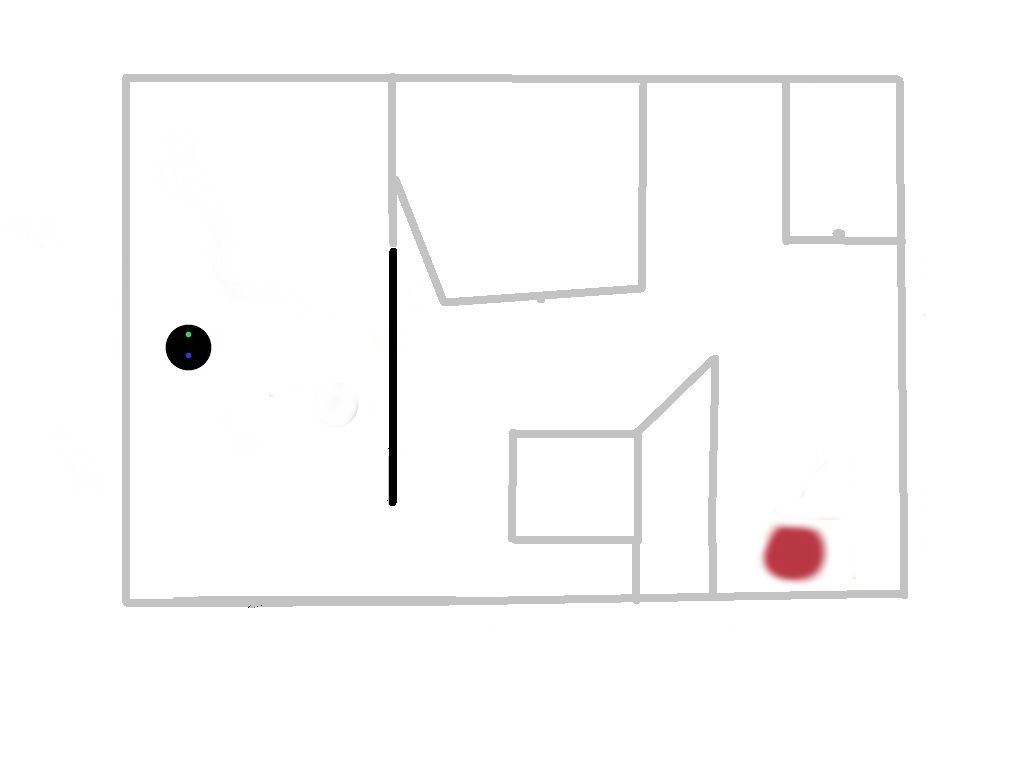
#> input picture Finder1.jpg, 1024 x 768 px, given in place of the camera
$ python bf2.py   (Python 2 division)
#> lines starting #> are read from the running program, lines starting #| are printed output that depends on the picture; after the words box and inside, x2 and y2 are one past the last pixel; in counts of white or black regions, pixels touching at a corner belong together
import numpy as np
import cv2

cap = cv2.VideoCapture(0)

params = cv2.SimpleBlobDetector_Params()

params.minThreshold = 10;
params.maxThreshold = 200;
# Set up the detector with default parameters.
detector = cv2.SimpleBlobDetector_create()
greenLower = (29, 86, 6)
greenUpper = (64, 255, 255)

blue_lower= (100,150,0)
blue_upper=(140,255,255)


cv2.waitKey(0)
while(True):
    # Capture frame-by-frame
    ret, frame = cap.read()
#> frame is the input picture: shape (768, 1024, 3); mean B, G, R 250.4, 250.3, 250.8


    # Our operations on the frame come here
    #gray = cv2.cvtColor(frame, cv2.COLOR_BGR2GRAY)

    blurred = cv2.GaussianBlur(frame, (11, 11), 0)
    hsv = cv2.cvtColor(frame, cv2.COLOR_BGR2HSV)
#> hsv: shape (768, 1024, 3); mean H, S, V 1.2, 0.8, 250.8
    #hsv = cv2.cvtColor(frame, cv2.COLOR_BGR2HSV)
    mask = cv2.inRange(hsv, greenLower, greenUpper)
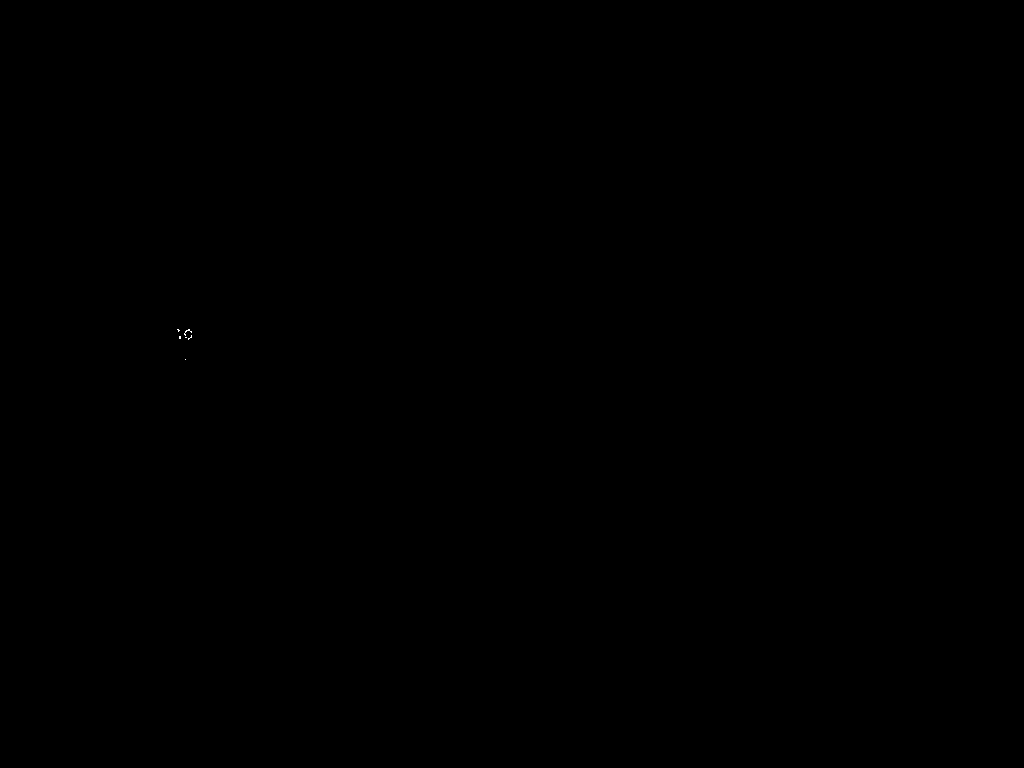
#> mask: shape (768, 1024); 0% white in thin lines or dots, all inside (x1, y1, x2, y2) = (177, 329, 192, 360)
    mask = cv2.erode(mask, None, iterations=2)
#> mask: shape (768, 1024); every value is 0
    mask = cv2.dilate(mask, None, iterations=2)

    mask_blue = cv2.inRange(hsv, blue_lower, blue_upper)
#> mask_blue: shape (768, 1024); 0.03% white; 10 white regions (9 under 20 px), largest, box (x1, y1, x2, y2) and area: (181, 348, 200, 365) 179
    mask_blue = cv2.erode(mask_blue, None, iterations=2)
#> mask_blue: shape (768, 1024); 0% white; 3 white regions (2 under 20 px), largest, box (x1, y1, x2, y2) and area: (193, 354, 198, 358) 20
    mask_blue = cv2.dilate(mask_blue, None, iterations=2)
#> mask_blue: shape (768, 1024); 0.02% white; 1 white region


    # find contours in the mask and initialize the current
	# (x, y) center of the ball
    cnts = cv2.findContours(mask.copy(), cv2.RETR_EXTERNAL,
    	cv2.CHAIN_APPROX_SIMPLE)[-2]
#> cnts = []
    center = None

    cnts_blue = cv2.findContours(mask_blue.copy(), cv2.RETR_EXTERNAL,
    	cv2.CHAIN_APPROX_SIMPLE)[-2]
#> cnts_blue = 1 contour; box (x1, y1, x2, y2) and area: (185, 352, 200, 364) 108
    center = None
    # [7 lines of commented-out code are left out]
    keypoints = detector.detect(mask)
#> keypoints = ()
    #contours, hierarchy = cv2.findContours(blur,cv2.RETR_TREE,cv2.CHAIN_APPROX_SIMPLE)
    x_robot = 1000
    y_robot = 1000
    x_end = 0
    y_end = 0
    if len(cnts) > 0:
		# find the largest contour in the mask, then use
		# it to compute the minimum enclosing circle and
		# centroid
		c = max(cnts, key=cv2.contourArea)
		((x_end, y_end), radius) = cv2.minEnclosingCircle(c)
		M = cv2.moments(c)
		center = (int(M["m10"] / M["m00"]), int(M["m01"] / M["m00"]))

		# only proceed if the radius meets a minimum size
		if radius > 25:
			# draw the circle and centroid on the frame,
			# then update the list of tracked points
			cv2.circle(frame, (int(x_end), int(y_end)), int(radius),
				(0, 255, 255), 2)
			cv2.circle(frame, center, 5, (0, 0, 255), -1)
			print("The End is at " + str(x_end) + " , " + str(y_end) + "\n")
    if len(cnts_blue) > 0:
		# find the largest contour in the mask, then use
		# it to compute the minimum enclosing circle and
		# centroid
		c = max(cnts_blue, key=cv2.contourArea)
#> c = contour of 16 points, box (x1, y1, x2, y2) (185, 352, 200, 364), area 108
		((x_robot, y_robot), radius) = cv2.minEnclosingCircle(c)
#> x_robot = 192; y_robot = 356.4; radius = 8.27
		M = cv2.moments(c)
#> M = moments, m00 107.5, centre m10/m00, m01/m00 = (191.6, 356.5)
		center_blue = (int(M["m10"] / M["m00"]), int(M["m01"] / M["m00"]))
#> center_blue = (191, 356)

		# only proceed if the radius meets a minimum size
		if radius > 25:
			# draw the circle and centroid on the frame,
			# then update the list of tracked points
			cv2.circle(frame, (int(x_robot), int(y_robot)), int(radius),
				(0, 255, 255), 2)
			cv2.circle(frame, center, 5, (0, 0, 255), -1)
 			print("The Robot is at " + str(x_robot) + " , " + str(y_robot) + "\n\n")
    if abs(x_robot - x_end) < 50 and abs(y_robot - y_end) < 50:
 		print("Robot has reached the end")
    # [13 lines of commented-out code are left out]
    im_with_keypoints = cv2.drawKeypoints(frame, keypoints, np.array([]), (0,0,255), cv2.DRAW_MATCHES_FLAGS_DRAW_RICH_KEYPOINTS)

    cv2.imshow('keys',frame)
    #cv2.imshow('frame',im_with_keypoints)
    if cv2.waitKey(1) & 0xFF == ord('q'):
#> (key q is pressed here)
        break

# When everything done, release the capture
cap.release()
cv2.destroyAllWindows()
